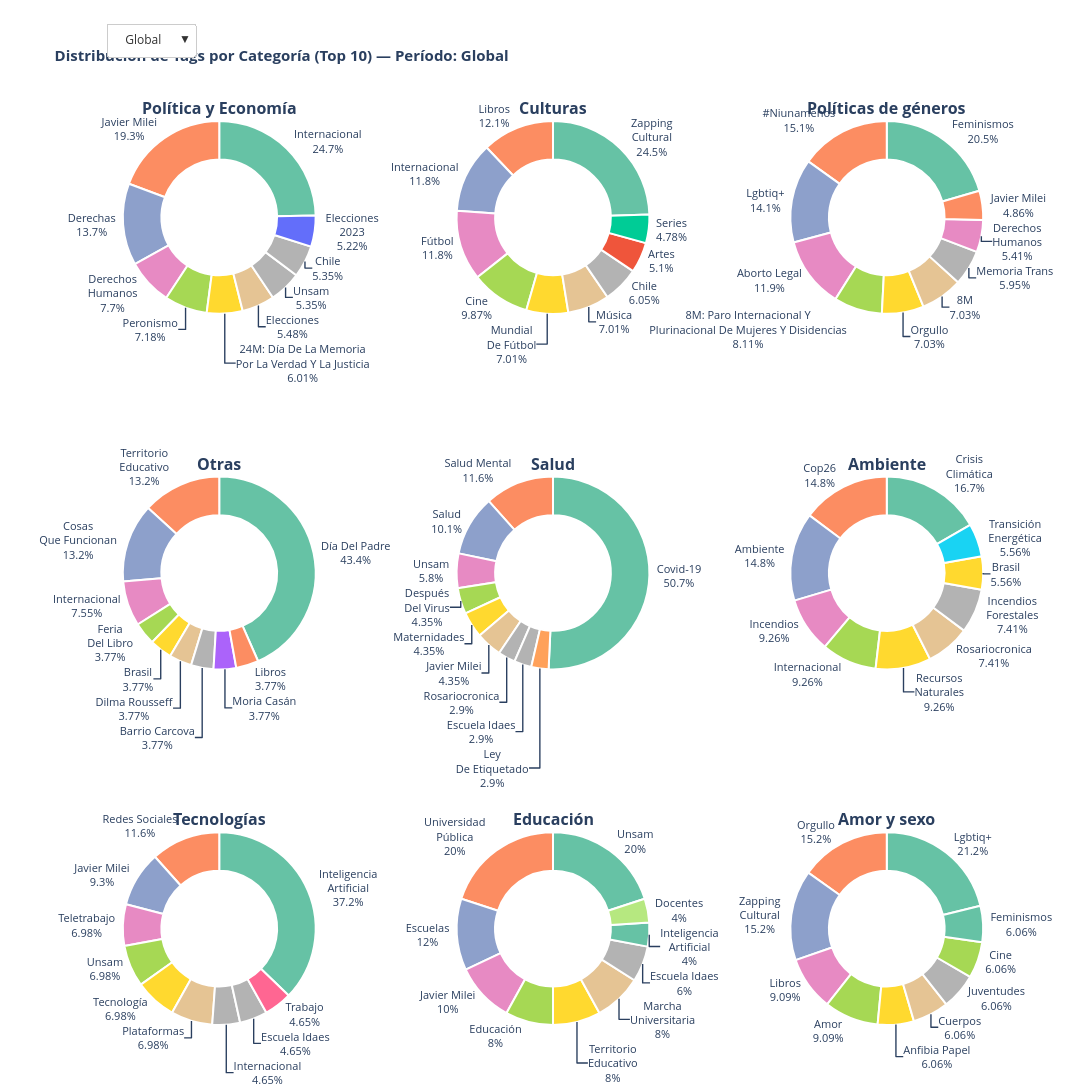

Notebook code for this chart:
### Code cell
import plotly.graph_objects as go
from plotly.subplots import make_subplots
import plotly.express as px
import numpy as np

# ==============================================================================
# 2.3. Donas por Categoría con Dropdown Temporal
# ==============================================================================

TOP_TAGS_POR_CAT = 10 
MIN_NOTAS_CAT = 20

# 1. Categorías válidas basadas en artículos únicos totales
notas_totales_por_cat = df_cat_exploded[df_cat_exploded["categoria_normalizada"] != "Sin categoria"].groupby("categoria_normalizada")["ID"].nunique()
categorias_validas = notas_totales_por_cat[notas_totales_por_cat >= MIN_NOTAS_CAT].sort_values(ascending=False).index.tolist()

años_disponibles = sorted([int(a) for a in df_cat_exploded["post_year"].dropna().unique() if a > 2010])
pasos_temporales = ["Global"] + [str(a) for a in años_disponibles]

n_cats = len(categorias_validas)
n_cols = 3
n_rows = int(np.ceil(n_cats / n_cols))

# Títulos limpios, solo el nombre de la categoría
titulos_iniciales = [f"<b>{cat}</b>" for cat in categorias_validas]

fig_donuts = make_subplots(
    rows=n_rows,
    cols=n_cols,
    specs=[[{"type": "domain"}] * n_cols for _ in range(n_rows)],
    subplot_titles=titulos_iniciales,
    vertical_spacing=0.18,
    horizontal_spacing=0.12
)

colores_anillo = px.colors.qualitative.Set2

def formatear_label(txt, max_len=14):
    if len(txt) > max_len:
        partes = txt.split(" ")
        if len(partes) > 1:
            medio = len(partes) // 2
            return " ".join(partes[:medio]) + "<br>" + " ".join(partes[medio:])
    return txt

# 2. Generar trazas para cada período
for paso_idx, paso in enumerate(pasos_temporales):
    es_global = (paso == "Global")
    
    if es_global:
        df_tags_periodo = df_tags_cat
    else:
        df_tags_periodo = df_tags_cat[df_tags_cat["post_year"] == int(paso)]

    es_visible_inicial = (paso_idx == 0)

    for idx, cat in enumerate(categorias_validas):
        r = (idx // n_cols) + 1
        c = (idx % n_cols) + 1

        df_c = df_tags_periodo[df_tags_periodo["categoria_normalizada"] == cat]
        top_tags = df_c["tag"].value_counts().head(TOP_TAGS_POR_CAT)

        if len(top_tags) > 0:
            labels_originales = top_tags.index.tolist()
            values = top_tags.values.tolist()
            labels_formateados = [formatear_label(l) for l in labels_originales]
            colores = colores_anillo[:len(labels_formateados)]
        else:
            labels_originales = ["Sin etiquetas en el período"]
            values = [1]
            labels_formateados = ["Sin tags"]
            colores = ["#f0f0f0"]

        fig_donuts.add_trace(
            go.Pie(
                labels=labels_formateados,
                customdata=labels_originales,
                values=values,
                hole=0.60,
                name=f"{cat} ({paso})",
                marker=dict(colors=colores, line=dict(color='#ffffff', width=2)),
                textinfo="label+percent" if len(top_tags) > 0 else "none",
                textposition="outside",
                hovertemplate="<b>%{customdata}</b><br>Artículos con este tag: %{value} (%{percent})<extra></extra>" if len(top_tags) > 0 else "<b>Sin tags registrados</b><extra></extra>",
                showlegend=False,
                visible=es_visible_inicial
            ),
            row=r,
            col=c
        )

# 3. Botones del Dropdown
total_trazas = len(fig_donuts.data)
trazas_por_paso = n_cats

dropdown_buttons = []
for i, paso in enumerate(pasos_temporales):
    visibilidad = [False] * total_trazas
    inicio = i * trazas_por_paso
    fin = inicio + trazas_por_paso
    visibilidad[inicio:fin] = [True] * trazas_por_paso

    dropdown_buttons.append(dict(
        method="update",
        args=[
            {"visible": visibilidad},
            {"title": f"<b>Distribución de Tags por Categoría (Top {TOP_TAGS_POR_CAT}) — Período: {paso}</b>"}
        ],
        label=f"  {paso}  "
    ))

updatemenus = [dict(
    buttons=dropdown_buttons,
    direction="down",
    pad={"r": 10, "t": 10},
    showactive=True,
    x=0.0,
    xanchor="left",
    y=1.12,
    yanchor="top",
    bgcolor="#ffffff",
    bordercolor="#cccccc",
    font=dict(size=12, color="#333333")
)]

fig_donuts.update_layout(
    updatemenus=updatemenus,
    title_text=f"<b>Distribución de Tags por Categoría (Top {TOP_TAGS_POR_CAT}) — Período: Global</b>",
    height=480 * n_rows + 40,
    width=1650,
    plot_bgcolor="rgba(0,0,0,0)",
    paper_bgcolor="#fff",
    margin=dict(t=120, b=40, l=60, r=60),
    font=dict(size=11)
)

fig_donuts.write_html(OUTPUT_DIR / "03c_tags_donas_dropdown_temporal.html")
fig_donuts.show()
